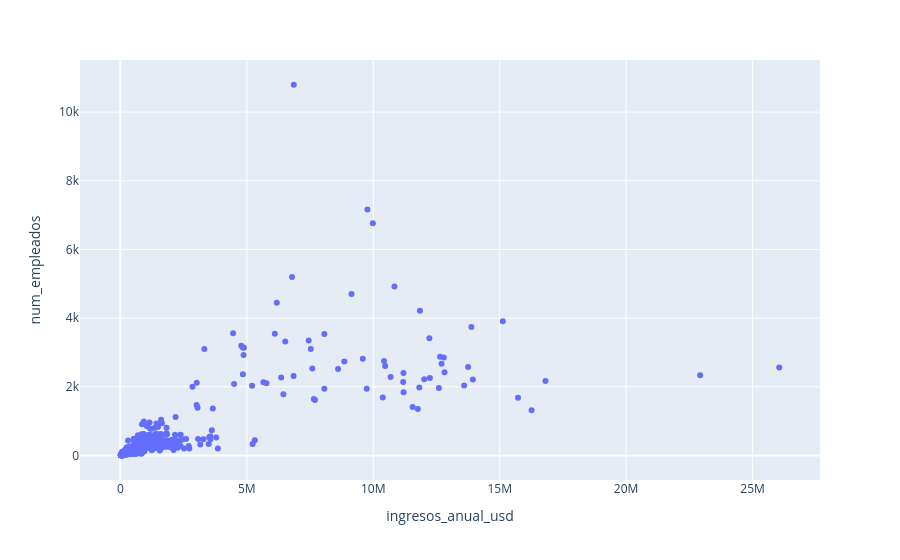

Write notebook code for a chart like this one.
### Markdown cell above
### Graficas

### Code cell
# Scatter plot
fig = px.scatter(df, x='ingresos_anual_usd', y='num_empleados')
fig.show()

### Figure 1 — Plotly figure (JSON) as saved in the notebook; plotly's stock layout.template omitted (floating-point values rounded to 4 significant figures; data arrays with more than 128 entries replaced by an {"elided": "..."} marker saying what was removed)
{"data": [{"hovertemplate": "ingresos_anual_usd=%{x}<br>num_empleados=%{y}<extra></extra>", "legendgroup": "", "marker": {"color": "#636efa", "symbol": "circle"}, "mode": "markers", "name": "", "orientation": "v", "showlegend": false, "type": "scatter", "x": {"elided": "800 float values"}, "xaxis": "x", "y": {"elided": "800 int values"}, "yaxis": "y"}], "layout": {"legend": {"tracegroupgap": 0}, "margin": {"t": 60}, "xaxis": {"anchor": "y", "domain": [0, 1], "title": {"text": "ingresos_anual_usd"}}, "yaxis": {"anchor": "x", "domain": [0, 1], "title": {"text": "num_empleados"}}}}
